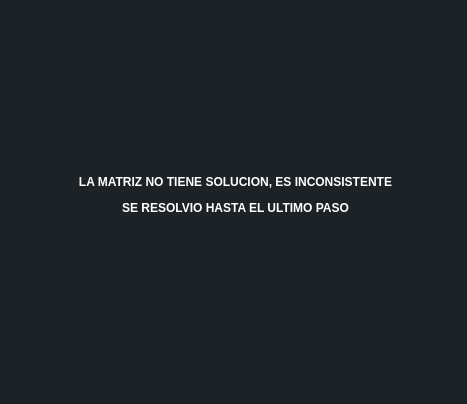
<?xml version="1.0" encoding="UTF-8"?>
<ui version="4.0">
 <class>Form_error1</class>
 <widget class="QWidget" name="Form_error1">
  <property name="geometry">
   <rect>
    <x>0</x>
    <y>0</y>
    <width>467</width>
    <height>404</height>
   </rect>
  </property>
  <property name="windowTitle">
   <string>Form</string>
  </property>
  <property name="styleSheet">
   <string notr="true">background-color: rgb(29, 34, 38);</string>
  </property>
  <widget class="QLabel" name="label_error1">
   <property name="geometry">
    <rect>
     <x>20</x>
     <y>140</y>
     <width>431</width>
     <height>111</height>
    </rect>
   </property>
   <property name="text">
    <string>&lt;html&gt;&lt;head/&gt;&lt;body&gt;&lt;p align=&quot;center&quot;&gt;&lt;span style=&quot; font-weight:700; color:#ffffff;&quot;&gt;LA MATRIZ NO TIENE SOLUCION, ES INCONSISTENTE&lt;/span&gt;&lt;/p&gt;&lt;p align=&quot;center&quot;&gt;&lt;span style=&quot; font-weight:700; color:#ffffff;&quot;&gt;SE RESOLVIO HASTA EL ULTIMO PASO&lt;/span&gt;&lt;/p&gt;&lt;/body&gt;&lt;/html&gt;</string>
   </property>
  </widget>
 </widget>
 <resources/>
 <connections/>
</ui>
